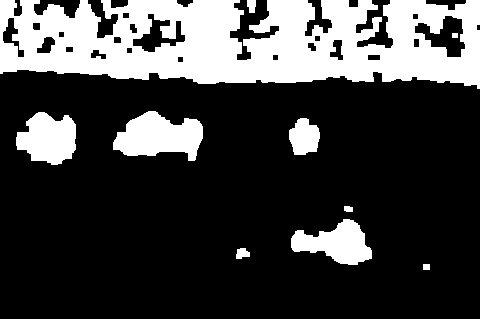
//> input picture Chapter_07/blobs/binaryGroup.bmp, 480 x 319 px
$ ./blobs   (built with g++ and OpenCV 4)
//> lines starting //> are read from the running program, lines starting //| are printed output that depends on the picture; after the words box and inside, x2 and y2 are one past the last pixel; in counts of white or black regions, pixels touching at a corner belong together
//analyze

#include <iostream>
#include <vector>
#include <opencv2/core.hpp>
#include <opencv2/imgproc/imgproc.hpp>
#include <opencv2/highgui/highgui.hpp>


int main()
{
    cv::Mat image = cv::imread("../binaryGroup.bmp",0);
//> image: 319 rows x 480 cols, CV_8UC1; 25.7% white; 10 white regions
    if(!image.data)
        return 0;

    cv::namedWindow("Binary Image");
    cv::imshow("Binary Image",image);

    std::vector<std::vector<cv::Point> > contours;

    cv::findContours(image,
                     contours,//轮廓的数组
                     CV_RETR_EXTERNAL,//获取外轮廓
                     CV_CHAIN_APPROX_NONE);//获取每个轮廓的每个像素
//> contours = 9 contours; largest, box (x1, y1, x2, y2) and area: (0, 0, 480, 89) 32868, (113, 111, 203, 161) 2824, (16, 112, 76, 165) 2204, (291, 219, 372, 265) 2044, (289, 118, 320, 155) 804

    std::cout<<"Contours: "<<contours.size()<<std::endl;
//| Contours: 9
    std::vector<std::vector<cv::Point> >::const_iterator itContours = contours.begin();

    for(;itContours != contours.end();++itContours)
    {
        std::cout<<"Size: "<<itContours->size()<<std::endl;

    }
//> this loop made 9 passes
//| Size: 22
//| Size: 41
//| Size: 220
//| Size: 24
//| Size: 111
//| Size: 197
//| Size: 245
//| Size: 38
//> (output is shown up to pass 8 of 9)

    //在白色图像上绘制黑色轮廓
    cv::Mat result(image.size(),CV_8U,cv::Scalar(255));
    cv::drawContours(result,contours,
                     -1,//绘制所有轮廓
                     cv::Scalar(0),//颜色为黑色
                     2);//轮廓线的绘制宽度为2
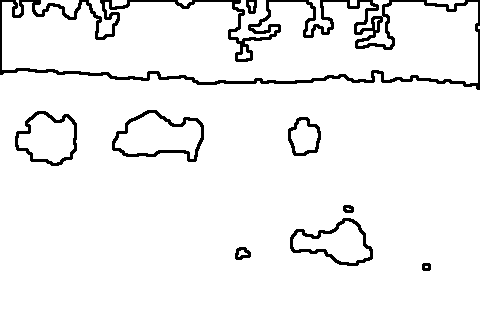
//> result: 319 rows x 480 cols, CV_8UC1; 94.3% white; 9 black regions, largest, box (x1, y1, x2, y2) and area: (0, 0, 480, 90) 5809, (112, 110, 204, 162) 834, (290, 218, 373, 266) 748
    cv::namedWindow("Contours");
    cv::imshow("Contours",result);

    //移除过长或过短的轮廓
    int cmin= 100;//最小轮廓长度
    int cmax = 1000;//最大轮廓长度

    std::vector<std::vector<cv::Point> >::const_iterator itc = contours.begin();
    //std::vector<std::vector<cv::Point>>::const_iterator itc= contours.begin();
    while(itc!=contours.end())
    {
        if(itc->size() <cmin || itc->size() >cmax)
            //变量的类型不对
            ++itc;//itc = contours.erase(itc);
        else
            ++itc;
    }

    cv::Mat original = cv::imread("../group.jpg");
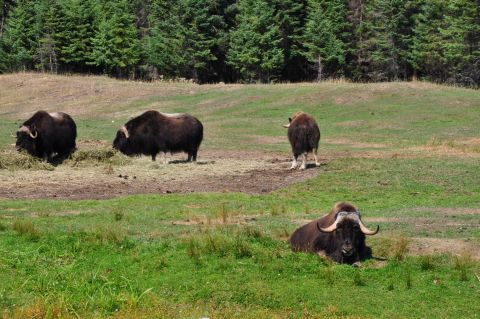
//> input picture Chapter_07/blobs/group.jpg, 480 x 319 px
//> original is the input picture: 319 rows x 480 cols, CV_8UC3; mean B, G, R 69.4, 113.6, 107.3
    cv::drawContours(original,contours,
                     -1,
                     cv::Scalar(255,255,255),
                     2);
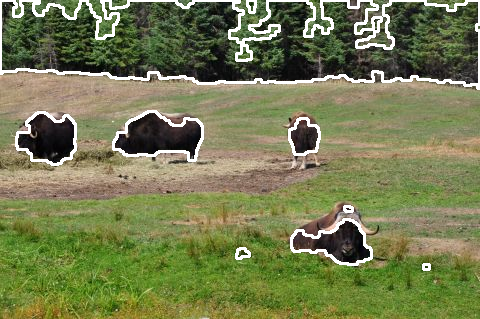
//> original: 319 rows x 480 cols, CV_8UC3; 5.74% of pixels changed, all inside (x1, y1, x2, y2) = (0, 0, 480, 271)
    cv::namedWindow("Contours on animals");
    cv::imshow("Contours on animals",original);

    result.setTo(cv::Scalar(255));
    cv::drawContours(result,contours,
                     -1,
                     cv::Scalar(0),
                     1);
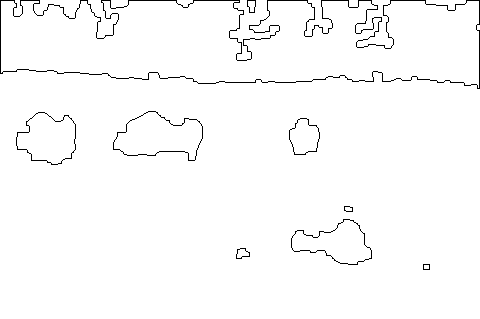
//> result: 319 rows x 480 cols, CV_8UC1; 98.1% white; black in thin lines or dots, all inside (x1, y1, x2, y2) = (0, 0, 480, 270)
    //...................................................................
    image = cv::imread("../binaryGroup.bmp",0);
    //测试包围盒
    //用一个盒子来包围一个轮廓
    cv::Rect r0 = cv::boundingRect(cv::Mat(contours[0]));
//> r0 = Rect(423, 264, 7, 6)
    cv::rectangle(result, r0,cv::Scalar(0),2);
//> result: 319 rows x 480 cols, CV_8UC1; 98.1% white; black in thin lines or dots, all inside (x1, y1, x2, y2) = (0, 0, 480, 271)

    //测试最小包围圆
    float radious;
    cv::Point2f center;
    cv::minEnclosingCircle(cv::Mat(contours[1]),center,radious);
//> center = Point(242.1, 254.1); radious = 7.22
    cv::circle(result,cv::Point(center),static_cast<int>(radious),cv::Scalar(0),2);

    //测试多边形近似
    std::vector<cv::Point> poly;
    cv::approxPolyDP(cv::Mat(contours[2]),poly,5,true);
//> poly = contour of 9 points, box (x1, y1, x2, y2) (291, 219, 372, 264), area 1929

    std::cout<<"Polygon size:"<<poly.size()<<std::endl;
//| Polygon size:9

    //遍历每个片段进行绘制
    std::vector<cv::Point>::const_iterator itp = poly.begin();
    while(itp != (poly.end()-1))
    {
        cv::line(result,*itp,*(itp+1),cv::Scalar(0),2);
        ++itp;
    }
//> this loop made 8 passes
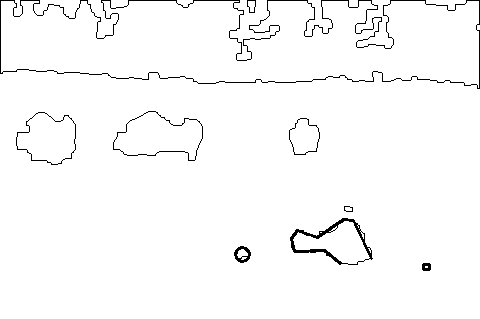
//> result: 319 rows x 480 cols, CV_8UC1; 97.8% white; black in thin lines or dots, all inside (x1, y1, x2, y2) = (0, 0, 480, 271)
    //首尾用直线相连
    cv::line(result,*(poly.begin()),*(poly.end()-1),cv::Scalar(20),2);
//> result: 319 rows x 480 cols, CV_8UC1; 0.06% of pixels changed, all inside (x1, y1, x2, y2) = (339, 257, 373, 265)

    //测试凸包
    std::vector<cv::Point> hull;
    cv::convexHull(cv::Mat(contours[3]),hull);
//> hull = 6 Points (x, y): [349, 206], [352, 207], [352, 211], [346, 211], [344, 210], [344, 206]

    std::vector<cv::Point>::const_iterator it = hull.begin();
    while(it != (hull.end()-1))
    {
        cv::line(result,*it,*(it+1),cv::Scalar(0),2);
        ++it;
    }
//> this loop made 5 passes
//> result: 319 rows x 480 cols, CV_8UC1; min 0, max 255, mean 249.1

    cv::line(result,*(hull.begin()),*(hull.end()-1),cv::Scalar(20),2);
//> result: 319 rows x 480 cols, CV_8UC1; min 0, max 255, mean 249.1

    //测试力距
    //遍历所有轮廓
    itc = contours.begin();
    while(itc != contours.end())
    {
        //计算所有力距
        cv::Moments mom = cv::moments(cv::Mat(*itc++));
        //绘制质心
        cv::circle(result,
                   //质心坐标转换为整数
                   cv::Point(mom.m10/mom.m00,mom.m01/mom.m00),
                   2,cv::Scalar(0),2);//绘制黑点


    }
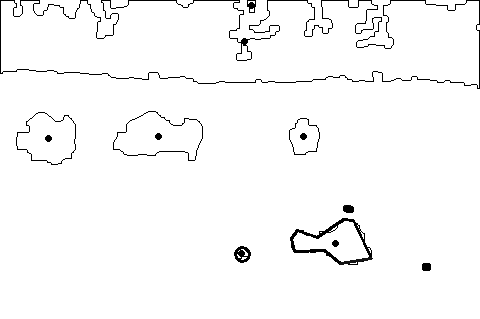
//> result: 319 rows x 480 cols, CV_8UC1; min 0, max 255, mean 248.7

    cv::namedWindow("Some Shape descripters");
    cv::imshow("Some shape descripters",result);

    image = cv::imread("../binaryGroup.bmp",0);
    cv::findContours(image,
                     contours,
                     CV_RETR_LIST,
                     CV_CHAIN_APPROX_NONE);
//> contours = 30 contours; largest, box (x1, y1, x2, y2) and area: (0, 0, 480, 89) 32868, (113, 111, 203, 161) 2824, (16, 112, 76, 165) 2204, (291, 219, 372, 265) 2044, (414, 15, 466, 58) 1152
    result.setTo(cv::Scalar(255));
    cv::drawContours(result,contours,
                     -1,
                     cv::Scalar(0),
                     2);
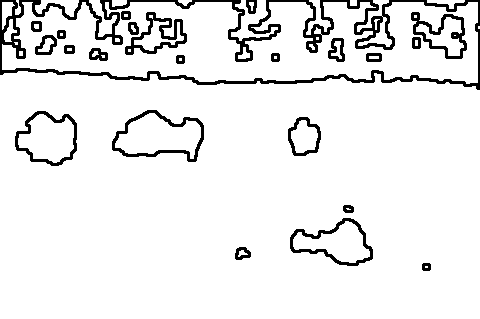
//> result: 319 rows x 480 cols, CV_8UC1; 92% white; 23 black regions, largest, box (x1, y1, x2, y2) and area: (0, 0, 480, 90) 6416, (112, 110, 204, 162) 834, (125, 12, 187, 55) 790
    cv::namedWindow("All Contours");
    cv::imshow("All Contours",result);

    cv::waitKey();
    return 0;
}
